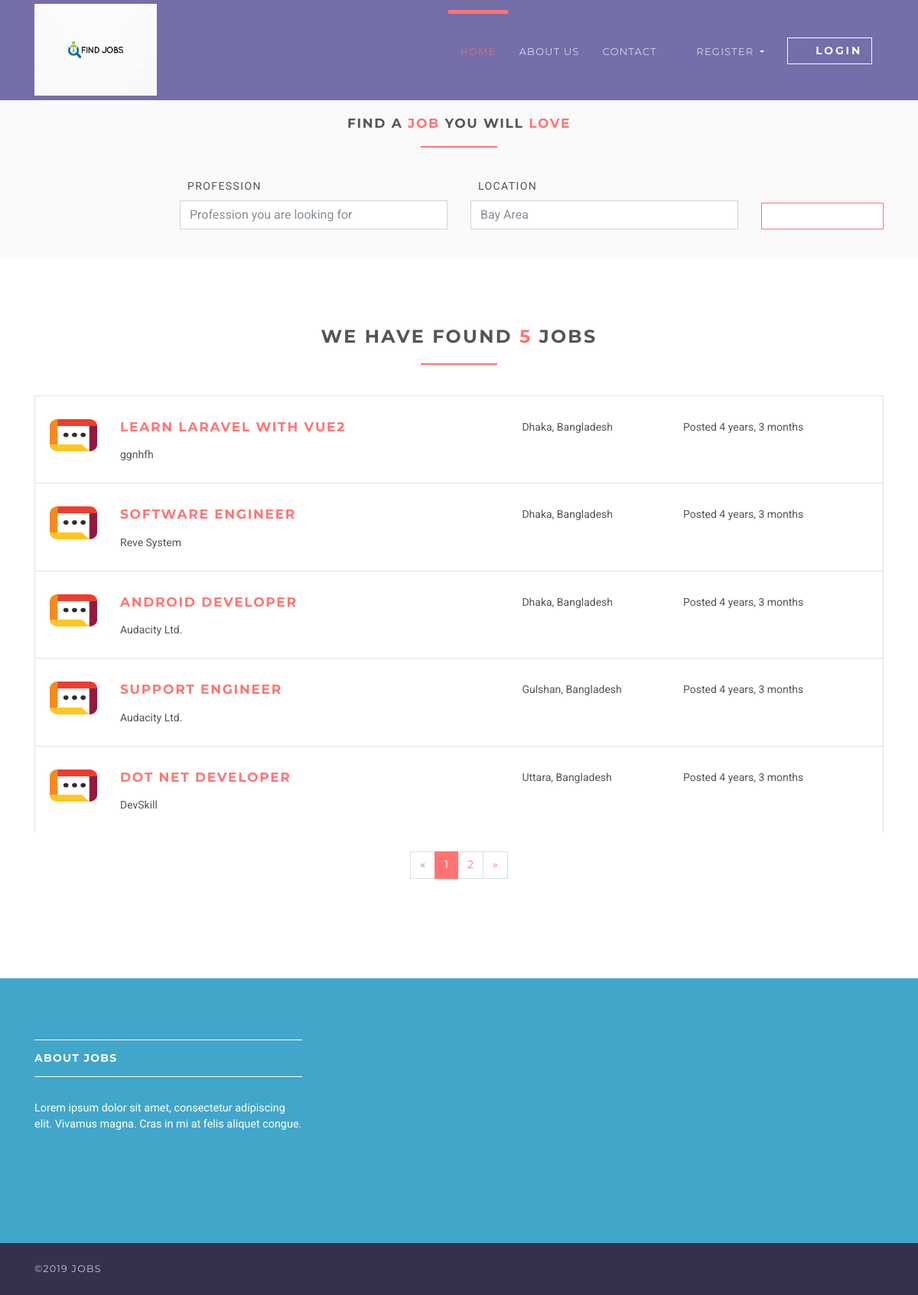
Page /jobs on the committed database.
### jobsapp/models.py (models this page shows, shortened)
class Job(models.Model):
    user = models.ForeignKey(User, on_delete=models.CASCADE)
    title = models.CharField(max_length=300)
    description = models.TextField()
    location = models.CharField(max_length=150)
    type = models.CharField(choices=JOB_TYPE, max_length=10)
    category = models.CharField(max_length=100)
    last_date = models.DateTimeField()
    company_name = models.CharField(max_length=100)
    company_description = models.CharField(max_length=300)
    website = models.CharField(max_length=100, default="")
    created_at = models.DateTimeField(default=timezone.now)
    filled = models.BooleanField(default=False)

### jobsapp/views/home.py (the view)
# urls.py: path('jobs', JobListView.as_view(), name='jobs'),
class JobListView(ListView):
    model = Job
    template_name = 'jobs/jobs.html'
    context_object_name = 'jobs'
    paginate_by = 5

### templates/jobs/jobs.html (shortened to what this page needs)
{% extends 'base.html' %}
{% load static %}
{% block content %}
    <section class="job-form-section job-form-section--compressed">
        <div class="container">
            <h4 class="heading">Find a <span class="accent">job </span> you will <span class="accent">love</span></h4>
            <form id="job-main-form" method="get" action="#" class="job-main-form">
                <div class="controls">
                    <div class="row align-items-end">
                        <div class="col-sm-1 col-lg-2"></div>
                        <div class="col-sm-5 col-lg-4 form-group">
                            <label for="profession">Profession</label>
                            <input type="text" id="profession" name="profession"
                                   placeholder="Profession you are looking for" class="form-control">
                        </div>
                        <div class="col-sm-5 col-lg-4 form-group">
                            <label for="location">Location</label>
                            <input type="text" id="location" name="location" placeholder="Any particular location?"
                                   value="Bay Area" class="form-control">
                        </div>
                        <div class="col-sm-1 col-lg-2 form-group">
                            <button type="submit" name="name"
                                    class="btn btn-outline-white-primary job-main-form__button">
                                <i class="fa fa-search"></i>
                            </button>
                        </div>
                    </div>
                </div>
            </form>
        </div>
    </section>
    <section>
        <div class="container">
            <h3 class="heading">We have found <span class="accent">{{ jobs.count }}</span> jobs</h3>
            {% for job in jobs %}
                <div class="job-listing  ">
                    <div class="row">
                        <div class="col-md-12 col-lg-6">
                            <div class="row">
                                <div class="col-2">
                                    <img src="{% static 'img/company-1.png' %}"
                                         alt="Ipsioou " class="img-fluid">
                                </div>
                                <div class="col-10">
                                    <h4 class="job__title"><a
                                            href="{% url 'jobs:jobs-detail' job.id %}">{{ job.title }}</a></h4>
                                    <p class="job__company">
                                        {{ job.company_name }}
                                    </p>
                                </div>
                            </div>
                        </div>
                        <div class="col-10 col-md-3 col-lg-2 ml-auto"><i class="fa fa-map-marker job__location"></i>
                            {{ job.location }}
                        </div>
                        <div class="col-10 col-md-3 col-lg-3 ml-auto">
                            <p>Posted {{ job.created_at|timesince }}</p>
                        </div>
                    </div>
                </div>
            {% endfor %}
            {% if is_paginated %}
                <div class="row">
                    <div class="col-md-12">
                        <nav aria-label="Page navigation example" class="d-flex justify-content-center mt-4 mb-4">
                            <ul class="pagination">
                                {% if page_obj.has_previous %}
                                    <li class="page-item">
                                        <a href="?page={{ page_obj.previous_page_number }}"
                                           class="page-link">&laquo;</a>
                                    </li>
                                {% else %}
                                    <li class="page-item disabled">
                                        <a class="page-link">&laquo;</a>
                                    </li>
                                {% endif %}
                                {% for i in page_obj.paginator.page_range %}
                                    {% if page_obj.number == i %}
                                        <li class="page-item active">
                                            <a class="page-link">{{ i }}</a>
                                        </li>
                                    {% else %}
                                        <li class="page-item">
                                            <a href="?page={{ i }}" class="page-link">{{ i }}</a>
                                        </li>
                                    {% endif %}
                                {% endfor %}
                                {% if page_obj.has_next %}
                                    <li class="page-item">
                                        <a href="?page={{ page_obj.next_page_number }}" class="page-link">&raquo;</a>
                                    </li>
                                {% else %}
                                    <li class="page-item disabled">
                                        <a class="page-link">&raquo;</a>
                                    </li>
                                {% endif %}
                            </ul>
                        </nav>
                    </div>
                </div>
            {% endif %}
        </div>
    </section>
{% endblock %}

### static/css/style.default.css (style rules this page uses)
html { height:100% }
body { height:100% }
section { position:relative;padding-top:90px;padding-bottom:90px }
button { cursor:pointer }
.heading { text-align:center;margin-bottom:40px }
.heading:after { content:" ";display:block;width:100px;height:2px;margin:20px auto 20px;background:#ff7473 }
a,button { -webkit-transition:all .2s ease-out;transition:all .2s ease-out }
a i.fa,button i.fa { margin:0 5px }
.accent { color:#ff7473 }
.job-form-section { padding:80px 0;background:#fafafa }
.job-form-section .job-main-form { margin-bottom:40px }
.job-form-section .job-main-form label { text-transform:uppercase;letter-spacing:0.1em;margin-left:10px }
.job-form-section.job-form-section--compressed { padding:20px }
.job-form-section.job-form-section--compressed .job-main-form { margin-bottom:0 }
.job-main-form__button { margin-top:15px;display:block;width:100% }
.job-listing { border:solid 1px #dee2e6;border-bottom:none;padding-top:30px;padding-bottom:10px;padding-left:19px;padding-right:15px;clear:both;-webkit-transition:all .2s ease-out;transition:all .2s ease-out }
.job__title { margin-top:0 }
.job__location { margin-right:5px;color:#868e96 }
.btn { font-weight:700;font-family:"Montserrat",Helvetica,Arial,sans-serif;border:1px solid transparent;text-transform:uppercase;letter-spacing:0.2em;padding:.375rem .75rem;font-size:.875rem;line-height:1.5;border-radius:0;-webkit-transition:background-color 0.15s ease-in-out,border-color 0.15s ease-in-out,-webkit-box-shadow 0.15s ease-in-out;transition:background-color 0.15s ease-in-out,border-color 0.15s ease-in-out,-webkit-box-shadow 0.15s ease-in-out;transition:background-color 0.15s ease-in-out,border-color 0.15s ease-in-out,box-shadow 0.15s ease-in-out;transition:background-color 0.15s ease-in-out,border-color 0.15s ease-in-out,box-shadow 0.15s ease-in-out,-webkit-box-shadow 0.15s ease-in-out }
.btn-outline-white-primary { color:#ff7473;background-color:#fff;background-image:none;border-color:#ff7473 }
body { font-family:"Roboto",Helvetica,Arial,sans-serif;font-size:.875rem;font-weight:400;line-height:1.5;color:#555;background-color:#fff }
a { color:#ff7473;text-decoration:none }
h1,h2,h3,h4,h5,h6,.h1,.h2,.h3,.h4,.box-simple h3,.box-image .name h3,.box-image-text .top .name h3,.box-image-text .top .name h4,.h5,.h6 { margin-bottom:1rem;font-family:"Montserrat",Helvetica,Arial,sans-serif;font-weight:700;line-height:1.2;color:#555;text-transform:uppercase;letter-spacing:0.1em }
h3,.h3 { font-size:1.4875rem }
h4,.h4,.box-simple h3,.box-image .name h3,.box-image-text .top .name h3,.box-image-text .top .name h4 { font-size:1.0675rem }
.page-item:first-child .page-link { border-top-left-radius:0rem;border-bottom-left-radius:0rem }
.page-item:last-child .page-link { border-top-right-radius:0rem;border-bottom-right-radius:0rem }
.page-item.active .page-link { color:#fff;background-color:#ff7473;border-color:#ff7473 }
.page-item.disabled .page-link { color:#868e96;background-color:#fff;border-color:#ddd }
.page-link { padding:.5rem .75rem;line-height:1.25;color:#ff7473;background-color:#fff;border:1px solid #ddd;font-family:"Montserrat",Helvetica,Arial,sans-serif }
.form-control { padding:.375rem .75rem;font-size:1rem;line-height:1.5;color:#868e96;background-color:#fff;border:1px solid #ced4da;border-radius:0;-webkit-transition:border-color ease-in-out 0.15s,-webkit-box-shadow ease-in-out 0.15s;transition:border-color ease-in-out 0.15s,-webkit-box-shadow ease-in-out 0.15s;transition:border-color ease-in-out 0.15s,box-shadow ease-in-out 0.15s;transition:border-color ease-in-out 0.15s,box-shadow ease-in-out 0.15s,-webkit-box-shadow ease-in-out 0.15s }
.form-control::placeholder { color:#868e96 }

### rows in the picture
Job: title "LEARN LARAVEL WITH VUE2", company_name "ggnhfh", location "Dhaka, Bangladesh", created_at "4 years, 3 months"
Job: title "SOFTWARE ENGINEER", company_name "Reve System", location "Dhaka, Bangladesh", created_at "4 years, 3 months"
Job: title "ANDROID DEVELOPER", company_name "Audacity Ltd.", location "Dhaka, Bangladesh", created_at "4 years, 3 months"
Job: title "SUPPORT ENGINEER", company_name "Audacity Ltd.", location "Gulshan, Bangladesh", created_at "4 years, 3 months"
Job: title "DOT NET DEVELOPER", company_name "DevSkill", location "Uttara, Bangladesh", created_at "4 years, 3 months"

### other values in the picture
{{ jobs.count }} "5"
{{ i }} "1"
{{ i }} "2"
